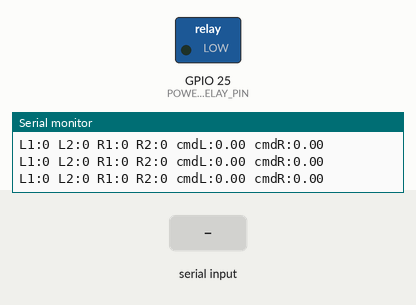
The sketch below on a simulated ESP32. Shown: switched loads named in the sketch (green lamp = pin HIGH), the last lines printed to the serial monitor. Inputs (shaded band) come from the test bench.

Above: at 1.2 s.
1.3 s: "POWER_PULSE\n" received over Serial
At 1.55 s:
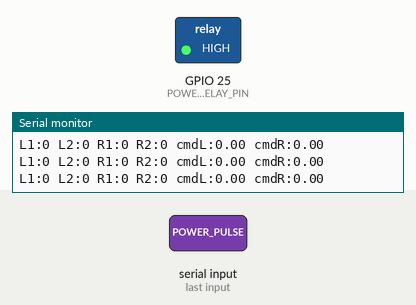
3.3 s: "90,45,200\n" received over Serial
4.8 s: "0\n" received over Serial
Timing chart, 0 to 7.8 s (numbered marks = the images above; inputs shaded):
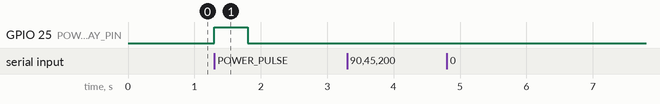

Measured:
- after the input at 1.3 s, GPIO 25 (POWER_RELAY_PIN): LOW → HIGH at once, → LOW 0.50 s later

The sketch:

esp32_dual_hover_uart.ino
```cpp
#include <Arduino.h>
#include "power_relay.h"
#include <esp_timer.h>

static constexpr uint32_t USB_BAUD = 115200;
static constexpr uint32_t HOVER_BAUD = 115200;

static constexpr int BOARD_LEFT_RX_PIN = 16;
static constexpr int BOARD_LEFT_TX_PIN = 17;
static constexpr int BOARD_RIGHT_RX_PIN = 26;
static constexpr int BOARD_RIGHT_TX_PIN = 27;

static constexpr float WHEEL_BASE_WIDTH_M = 0.42f;
static constexpr float WHEEL_RADIUS_M = 0.256f;
static constexpr float TARGET_RPM_MIN = -30.0f;
static constexpr float TARGET_RPM_MAX = 30.0f;
// Feedback reports each controller's two motors separately. The left motors
// can be configured independently; both right motors share one direction.
static constexpr int8_t LEFT_MOTOR1_DIRECTION = 1;
static constexpr int8_t LEFT_MOTOR2_DIRECTION = -1;
static constexpr int8_t RIGHT_MOTOR1_DIRECTION = -1;
static constexpr int8_t RIGHT_MOTOR2_DIRECTION = 1;

static constexpr uint16_t START_FRAME = 0xABCD;
static constexpr uint32_t SEND_INTERVAL_MS = 50;
static constexpr uint32_t REPORT_INTERVAL_MS = 100;
static constexpr uint32_t COMMAND_TIMEOUT_MS = 500;
static constexpr float RAD_S_TO_RPM = 60.0f / (2.0f * PI);

HardwareSerial HoverLeft(2);
HardwareSerial HoverRight(1);

struct __attribute__((packed)) SerialCommand {
  uint16_t start;
  int16_t steer;
  int16_t speed;
  uint16_t checksum;
};

struct __attribute__((packed)) SerialFeedback {
  uint16_t start;
  int16_t cmd1;
  int16_t cmd2;
  int16_t speedR_meas;
  int16_t speedL_meas;
  int16_t batVoltage;
  int16_t boardTemp;
  uint16_t cmdLed;
  uint16_t checksum;
};

struct FeedbackParser {
  SerialFeedback feedback = {};
  SerialFeedback pending = {};
  uint8_t *cursor = reinterpret_cast<uint8_t *>(&pending);
  uint8_t index = 0;
  uint8_t previous = 0;
  bool hasNew = false;
};

static float targetLeftRpm = 0.0f;
static float targetRightRpm = 0.0f;
static String inputLine;
static bool inputOverflow = false;
static PowerRelay powerRelay;
static esp_timer_handle_t powerRelayTimer;
static std::atomic<bool> relayCompleted{false};

static void powerRelayTimerTick(void *) {
  // Keep the 500ms pulse bounded even if USB logging blocks the main loop.
  if (powerRelay.tick(millis())) relayCompleted.store(true);
}
static uint32_t lastCommandMs = 0;
static uint32_t lastSendMs = 0;
static uint32_t lastReportMs = 0;
static FeedbackParser feedbackLeft;
static FeedbackParser feedbackRight;

static float clampTargetRpm(float value) {
  if (value < TARGET_RPM_MIN) return TARGET_RPM_MIN;
  if (value > TARGET_RPM_MAX) return TARGET_RPM_MAX;
  return value;
}

static uint16_t commandChecksum(const SerialCommand &command) {
  return static_cast<uint16_t>(command.start ^ command.steer ^ command.speed);
}

static uint16_t feedbackChecksum(const SerialFeedback &feedback) {
  return static_cast<uint16_t>(
      feedback.start ^ feedback.cmd1 ^ feedback.cmd2 ^ feedback.speedR_meas ^
      feedback.speedL_meas ^ feedback.batVoltage ^ feedback.boardTemp ^ feedback.cmdLed);
}

static void sendCommand(HardwareSerial &port, float motor1TargetRpm,
                        float motor2TargetRpm) {
  int16_t motor1Speed = static_cast<int16_t>(lroundf(clampTargetRpm(motor1TargetRpm)));
  int16_t motor2Speed = static_cast<int16_t>(lroundf(clampTargetRpm(motor2TargetRpm)));

  SerialCommand command;
  command.start = START_FRAME;
  // The board combines speed and steer as motor1 = speed + steer,
  // motor2 = speed - steer. Encode independently reversed wheel targets.
  command.speed = static_cast<int16_t>((motor1Speed + motor2Speed) / 2);
  command.steer = static_cast<int16_t>((motor1Speed - motor2Speed) / 2);
  command.checksum = commandChecksum(command);
  port.write(reinterpret_cast<const uint8_t *>(&command), sizeof(command));
}

static void parseFeedback(HardwareSerial &port, FeedbackParser &parser) {
  while (port.available() > 0) {
    uint8_t incoming = static_cast<uint8_t>(port.read());
    uint16_t frame = (static_cast<uint16_t>(incoming) << 8) | parser.previous;

    if (frame == START_FRAME) {
      parser.pending = {};
      parser.cursor = reinterpret_cast<uint8_t *>(&parser.pending);
      parser.cursor[0] = parser.previous;
      parser.cursor[1] = incoming;
      parser.index = 2;
    } else if (parser.index >= 2 && parser.index < sizeof(SerialFeedback)) {
      parser.cursor[parser.index++] = incoming;
    }

    if (parser.index == sizeof(SerialFeedback)) {
      if (parser.pending.start == START_FRAME &&
          parser.pending.checksum == feedbackChecksum(parser.pending)) {
        parser.feedback = parser.pending;
        parser.hasNew = true;
      }
      parser.index = 0;
    }

    parser.previous = incoming;
  }
}

static void parseUsbCommandLine(String line) {
  line.trim();
  if (line.length() == 0) return;

  if (line == "POWER_PULSE") {
    if (!powerRelay.pulse(millis())) {
      Serial.println("RELAY BUSY");
      return;
    }
    targetLeftRpm = 0.0f;
    targetRightRpm = 0.0f;
    lastCommandMs = millis();
    Serial.println("RELAY PULSE_STARTED");
    return;
  }

  char buffer[64];
  line.toCharArray(buffer, sizeof(buffer));

  char *linearToken = strtok(buffer, ", ;\t");
  char *angularToken = strtok(nullptr, ", ;\t");
  if (linearToken == nullptr || angularToken == nullptr) {
    Serial.println("ERR expected: <linear_m_s> <angular_rad_s>");
    return;
  }

  float linear = atof(linearToken);
  float angular = atof(angularToken);

  float leftWheelMps = linear - (angular * WHEEL_BASE_WIDTH_M * 0.5f);
  float rightWheelMps = linear + (angular * WHEEL_BASE_WIDTH_M * 0.5f);

  targetLeftRpm = clampTargetRpm((leftWheelMps / WHEEL_RADIUS_M) * RAD_S_TO_RPM);
  targetRightRpm = clampTargetRpm((rightWheelMps / WHEEL_RADIUS_M) * RAD_S_TO_RPM);
  lastCommandMs = millis();

  Serial.print("OK tgtL:");
  Serial.print(targetLeftRpm, 2);
  Serial.print(" tgtR:");
  Serial.println(targetRightRpm, 2);
}

static void readUsbCommands() {
  while (Serial.available() > 0) {
    char c = static_cast<char>(Serial.read());
    if (c == '\r') continue;
    if (c == '\n') {
      if (!inputOverflow) parseUsbCommandLine(inputLine);
      inputLine = "";
      inputOverflow = false;
      continue;
    }
    if (inputLine.length() < 63) inputLine += c;
    else inputOverflow = true;
  }
}

static int16_t leftMotor1Rpm() {
  return static_cast<int16_t>(feedbackLeft.feedback.speedL_meas * LEFT_MOTOR1_DIRECTION);
}

static int16_t leftMotor2Rpm() {
  return static_cast<int16_t>(feedbackLeft.feedback.speedR_meas * LEFT_MOTOR2_DIRECTION);
}

static int16_t rightMotor1Rpm() {
  return static_cast<int16_t>(feedbackRight.feedback.speedL_meas * RIGHT_MOTOR1_DIRECTION);
}

static int16_t rightMotor2Rpm() {
  return static_cast<int16_t>(feedbackRight.feedback.speedR_meas * RIGHT_MOTOR2_DIRECTION);
}

void setup() {
  powerRelay.begin();
  esp_timer_create_args_t relayTimerArgs = {};
  relayTimerArgs.callback = powerRelayTimerTick;
  relayTimerArgs.name = "power-relay";
  ESP_ERROR_CHECK(esp_timer_create(&relayTimerArgs, &powerRelayTimer));
  ESP_ERROR_CHECK(esp_timer_start_periodic(powerRelayTimer, 1000));
  Serial.begin(USB_BAUD);
  HoverLeft.begin(HOVER_BAUD, SERIAL_8N1, BOARD_LEFT_RX_PIN, BOARD_LEFT_TX_PIN);
  HoverRight.begin(HOVER_BAUD, SERIAL_8N1, BOARD_RIGHT_RX_PIN, BOARD_RIGHT_TX_PIN);
  lastCommandMs = millis();

  Serial.println("ESP32 dual hoverboard UART bridge ready");
  Serial.println("Send: <linear_m_s> <angular_rad_s> or POWER_PULSE");
  Serial.println("RELAY READY");
}

void loop() {
  uint32_t now = millis();

  readUsbCommands();
  parseFeedback(HoverLeft, feedbackLeft);
  parseFeedback(HoverRight, feedbackRight);

  if (relayCompleted.exchange(false)) Serial.println("RELAY PULSE_DONE");

  if (powerRelay.active() || now - lastCommandMs > COMMAND_TIMEOUT_MS) {
    targetLeftRpm = 0.0f;
    targetRightRpm = 0.0f;
  }

  if (now - lastSendMs >= SEND_INTERVAL_MS) {
    sendCommand(HoverLeft, targetLeftRpm * LEFT_MOTOR1_DIRECTION,
                targetLeftRpm * LEFT_MOTOR2_DIRECTION);
    sendCommand(HoverRight, targetRightRpm * RIGHT_MOTOR1_DIRECTION,
                targetRightRpm * RIGHT_MOTOR2_DIRECTION);
    lastSendMs = now;
  }

  if (now - lastReportMs >= REPORT_INTERVAL_MS) {
    Serial.print("L1:");
    Serial.print(leftMotor1Rpm());
    Serial.print(" L2:");
    Serial.print(leftMotor2Rpm());
    Serial.print(" R1:");
    Serial.print(rightMotor1Rpm());
    Serial.print(" R2:");
    Serial.print(rightMotor2Rpm());
    Serial.print(" cmdL:");
    Serial.print(targetLeftRpm, 2);
    Serial.print(" cmdR:");
    Serial.println(targetRightRpm, 2);
    lastReportMs = now;
  }
}
```

power_relay.h
```cpp
#pragma once
#include <Arduino.h>
#include <atomic>
#include "config.h"

class PowerRelay {
 public:
  void begin() {
    // Set the inactive latch before enabling the output.
    digitalWrite(POWER_RELAY_PIN,POWER_RELAY_ACTIVE_HIGH?LOW:HIGH);
    pinMode(POWER_RELAY_PIN,OUTPUT);
    active_=false;
  }
  bool pulse(uint32_t now) {
    if(active_.load())return false;
    started_=now;
    digitalWrite(POWER_RELAY_PIN,POWER_RELAY_ACTIVE_HIGH?HIGH:LOW);
    active_.store(true);
    return true;
  }
  bool tick(uint32_t now) {
    if(!active_.load() || uint32_t(now-started_)<POWER_RELAY_PULSE_MS)return false;
    digitalWrite(POWER_RELAY_PIN,POWER_RELAY_ACTIVE_HIGH?LOW:HIGH);
    active_=false;
    return true;
  }
  bool active()const{return active_.load();}
 private:
  std::atomic<bool> active_{false};
  uint32_t started_=0;
};
```

config.h
```cpp
#pragma once

// Relay contacts emulate the motor controller's momentary power switch.
// Use the same 500ms pulse to enable or disable physical motor power.
static constexpr int POWER_RELAY_PIN = 25;
static constexpr bool POWER_RELAY_ACTIVE_HIGH = true;
static constexpr uint32_t POWER_RELAY_PULSE_MS = 500;
```
